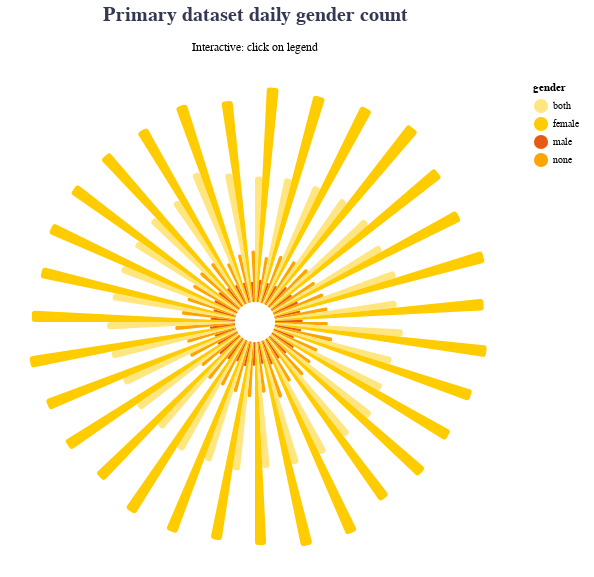

Notebook code for this chart:
### Markdown cell above
</p><font face ='Nunito SemiBold' color=#FFCC00 size=5>Who are the comments about?</font></p>

<p><font face='Nunito'>We also categorized comments based on the gender identifiers in the text. The gender identifiers include pronouns (e.g., she, he) and also other ways of referring to people of different genders such as <i>mother</i> and <i>father</i>. We also included unsavory ways of referring to people. If a comment has only identifiers related to one gender, it is categorized as that gender. Comments with both male and female identifiers are categorized as both and comments without any gender identifiers are categorized as none.

Comments with female identifiers predominate the foul-language corpus and they appear at about the same rate throughout the month. About 69% of the comments include only female identifiers while about 1% have only male identifiers. About 26% of the comments include both identifiers and the remaining 4% have no gender identifiers. The female representation in the foul-language corpus is substantial, but what if most Reddit comments include female identifiers? Maybe this skewed representation is actually typical. It isn’t. In the reference corpus, only about 8% of the comments have female gender identifiers — significantly less than the 69% that is in the foul-language corpus. The female comments is nearly the smallest in the reference corpus; comments with both identifiers is slightly smaller and totals  7% of the comments. Comments with male identifiers are about 19% of the reference corpus, which is higher than the 1% included in the foul-language corpus. There is gender disparity in the foul-language corpus.</font></p>

### Code cell
sun
